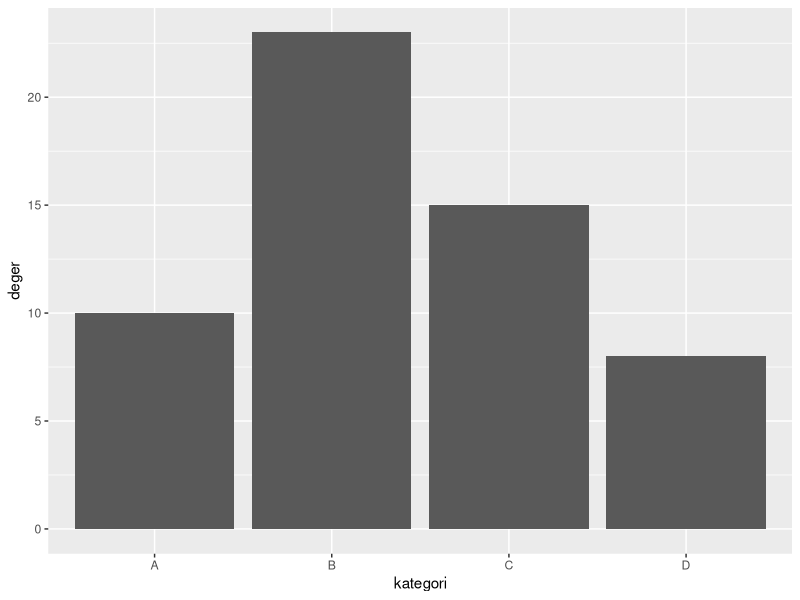
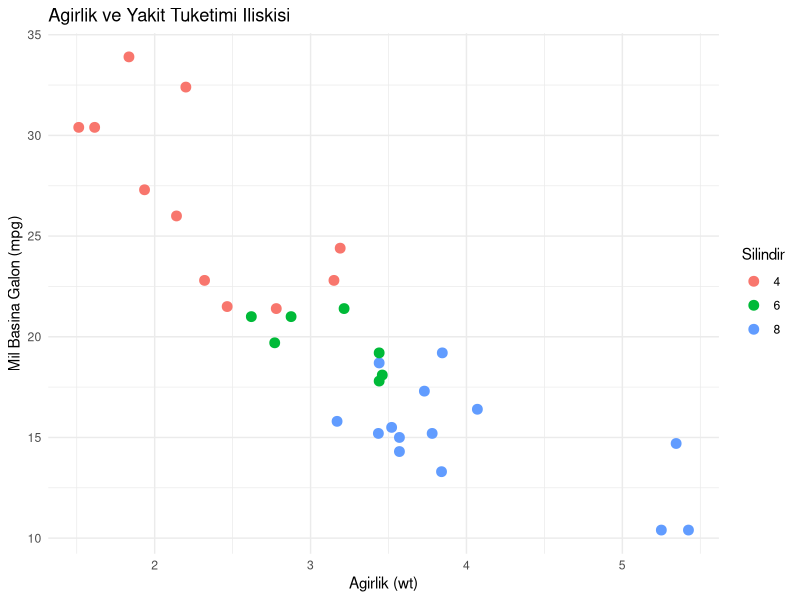
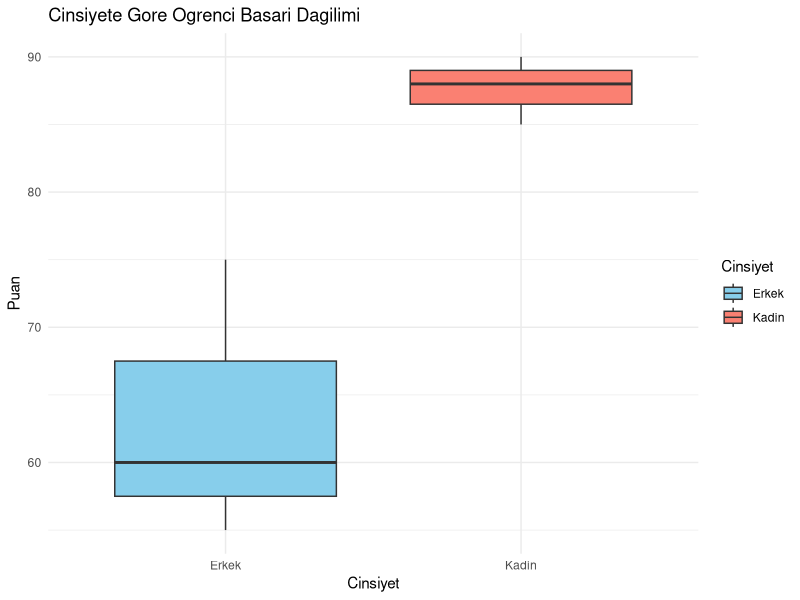
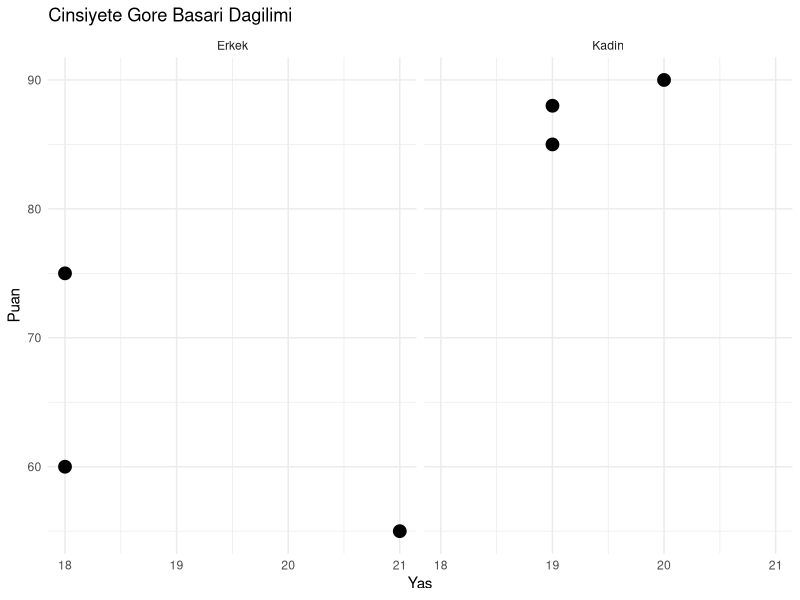
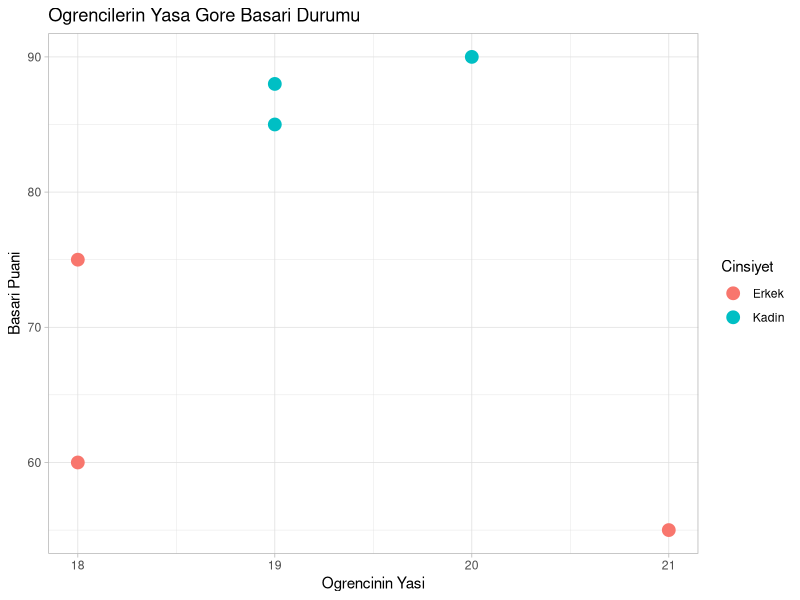

Write the R code that produced these figures, in order.
#"ggplot2" paketi veri gorsellestirme icin en guclu ve esnek araclardan biridir.
install.packages("ggplot2")
library(ggplot2)
veri <- data.frame(
  kategori = c("A", "B", "C", "D"),
  deger = c(10, 23, 15, 8)
)
ggplot(data = veri, aes(x = kategori, y = deger))+
  geom_col()



ggplot(mtcars, aes(x = wt, y = mpg, color = factor(cyl))) + #mtcars: Bu hazir veri seti kullaniliyor (R icinde var).
  geom_point(size = 3) + #size = 3: Noktalarin boyutu 3 birim olur.
  labs(
    title = "Agirlik ve Yakit Tuketimi Iliskisi",
    x = "Agirlik (wt)",
    y = "Mil Basina Galon (mpg)",
    color = "Silindir"
  ) +
  theme_minimal() #Grafigin arka plan temasini sade hale getirir.



library(ggplot2)
ogrenciler <- data.frame(
  isim = c("Ali", "Zeynep", "Ahmet", "Elif", "Mehmet", "Ayse"),
  yas = c(18, 19, 18, 20, 21, 19),
  puan = c(75, 88, 60, 90, 55, 85),
  cinsiyet = c("Erkek", "Kadin", "Erkek", "Kadin", "Erkek", "Kadin")
)
grafik <- ggplot(data = ogrenciler, aes(x = yas, y = puan, color = factor(cinsiyet)))+
  geom_point(size = 4)+
  labs(
    title = "Ogrencilerin Yasa Gore Basari Durumu",
    x = "Ogrencinin Yasi",
    y = "Basari Puani",
    color = "Cinsiyet"
  )+
  theme_light()
ggsave("ogrenciler.png", plot = grafik, width = 6, height = 4, dpi = 300) 
#ggsave() fonksiyonu: Cizdigin grafigi bilgisayarina .png, .pdf, .jpg gibi formatlarda kaydeder.



library(ggplot2)
ogrenciler <- data.frame(
  isim = c("Ali", "Zeynep", "Ahmet", "Elif", "Mehmet", "Ayse"),
  yas = c(18, 19, 18, 20, 21, 19),
  puan = c(75, 88, 60, 90, 55, 85),
  cinsiyet = c("Erkek", "Kadin", "Erkek", "Kadin", "Erkek", "Kadin")
)
ggplot(data = ogrenciler, aes(x = cinsiyet, y = puan, fill = cinsiyet)) +
  geom_boxplot() +
  labs(title = "Cinsiyete Gore Ogrenci Basari Dagilimi",
       x = "Cinsiyet",
       y = "Puan",
       fill = "Cinsiyet") +
  scale_fill_manual(values = c("Erkek" = "skyblue", "Kadin" = "salmon")) +
  theme_minimal() #scale_fill_manual(): Grafikteki dolgu renklerini senin belirlemeni saglar.



ogrenciler <- data.frame(
  isim = c("Ali", "Zeynep", "Ahmet", "Elif", "Mehmet", "Ayse"),
  yas = c(18, 19, 18, 20, 21, 19),
  puan = c(75, 88, 60, 90, 55, 85),
  cinsiyet = c("Erkek", "Kadin", "Erkek", "Kadin", "Erkek", "Kadin")
)
library(ggplot2)
ggplot(ogrenciler, aes(x = yas, y = puan)) +
  geom_point(size = 4) +
  facet_wrap(~ cinsiyet) + #facet_wrap(): Bir degiskene gore veriyi gruplara ayirarak her grup icin ayri bir kucuk grafik cizer.
  labs(
    title = "Cinsiyete Gore Basari Dagilimi",
    x = "Yas",
    y = "Puan"
  ) +
  theme_minimal()
#facet_wrap(~ cinsiyet, nrow = 1)  # yatayda yan yana
#facet_wrap(~ cinsiyet, ncol = 1)  # dikeyde alt alta





